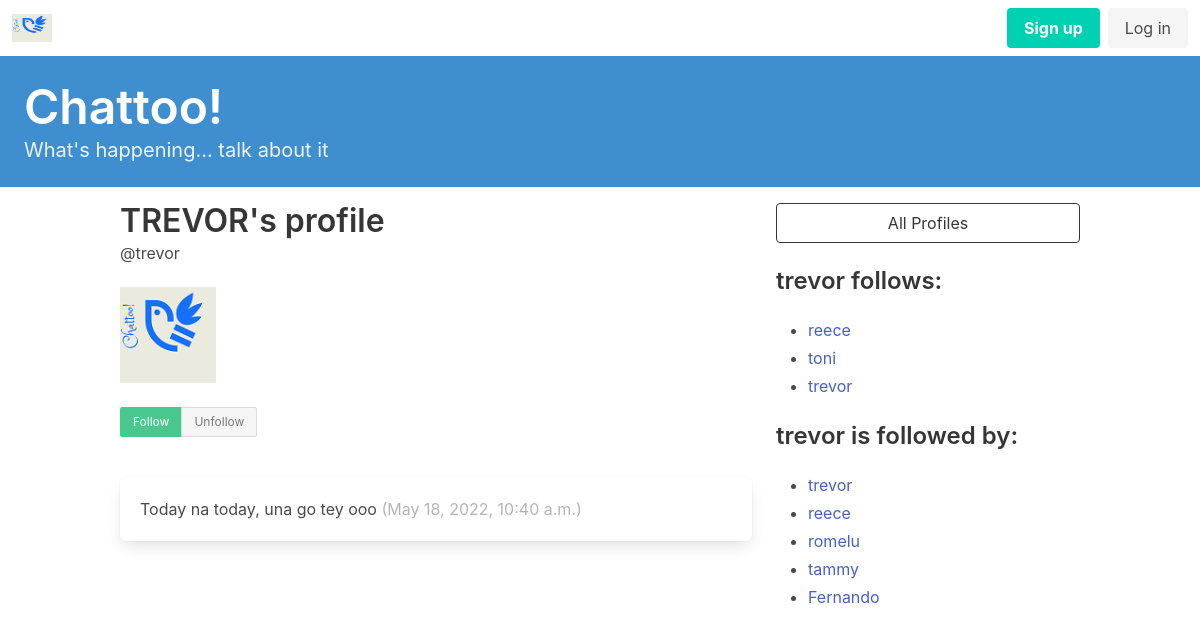
The page /profile/3 on the database its author committed.
### chatoo/models.py (models this page shows, shortened)
class Profile(models.Model):
    user = models.OneToOneField(User, on_delete=models.CASCADE)  # Connect a user to one profile
    photo = models.ImageField(upload_to='photos', blank=True)
    follows = models.ManyToManyField("self",
        related_name="followed_by",
        symmetrical=False,
        blank=True
    )
    def __str__(self):
        return self.user.username

class Chat(models.Model):
    user = models.ForeignKey(
        User, related_name="chats", on_delete=models.DO_NOTHING
    )
    body = models.CharField(max_length=140)
    created_at = models.DateTimeField(auto_now_add=True)

### chatoo/views.py (the view, shortened to what this page needs)
# urls.py: path("profile/<int:pk>", profile, name="profile"),
def profile(request, pk):
    profile = Profile.objects.get(pk=pk)
    return render(request, "chatoo/profile.html", {"profile": profile})

### chatoo/templates/chatoo/profile.html (shortened to what this page needs)
{% extends 'base.html' %}
{% load static %}
{% block content %}
<div class="column">
    <div class="block">
        <h3 class="title is-3">
            {{profile.user.username|upper}}'s profile
        </h3>
        <p class="subtitle is-6">
            @{{ profile.user.username|lower }}
        </p>
        <figure class="image is-96x96">
            <img src=" {% if profile.photo %} {{ profile.photo.url }}
            {% else %} {% static 'chatoo/images/chattoo_img.png' %} {% endif %} ">
        </figure>
        <form method="post">
            <div class="buttons has-addons">
            {% if profile in user.profile.follows.all %}
                <button class="button is-success is-static is-small my-5">
                    Follow
                </button>
                <button class="button is-danger is-small my-5"
                        name="follow"
                        value="unfollow">
                    Unfollow
                </button>
            {% else %}
                <button class="button is-success is-small my-5"
                        name="follow"
                        value="follow">
                    Follow
                </button>
                <button class="button is-danger is-static is-small my-5">
                    Unfollow
                </button>
            {% endif %}
            </div>
        </form>
    </div>
    <div class="content">
        {% for chat in profile.user.chats.all %}
            <div class="box">
                {{ chat.body }}
                <span class="is-small has-text-grey-light">
                    ({{ chat.created_at }})
                </span>
            </div>
        {% endfor %}
    </div>
</div>
<div class="column is-one-third">
    <div class="block">
        <a href="{% url 'profile_list' %}">
            <button class="button is-dark is-outlined is-fullwidth">
                All Profiles
            </button>
        </a>
    </div>
    <div class="block">
        <h3 class="title is-4">
            {{profile.user.username}} follows:
        </h3>
        <div class="content">
            <ul>
            {% for following in profile.follows.all %}
                <li>
                    <a href="{% url 'profile' following.id %} ">
                        {{ following }}
                    </a>
                </li>
            {% endfor %}
            </ul>
        </div>
    </div>
    <div class="block">
        <h3 class="title is-4">
            {{profile.user.username}} is followed by:
        </h3>
        <div class="content">
            <ul>
            {% for follower in profile.followed_by.all %}
                <li>
                    <a href="{% url 'profile' follower.id %} ">
                        {{ follower }}
                    </a>
                </li>
            {% endfor %}
            </ul>
        </div>
    </div>
</div>
{% endblock content %}

### rows shown on the page
Profile: user.username "TREVOR", user.username "trevor"
Chat: body "Today na today, una go tey ooo", created_at "May 18, 2022, 10:40 a.m."
Profile: user.username "reece"
Profile: user.username "toni"
Profile: user.username "romelu"
Profile: user.username "tammy"
Profile: user.username "Fernando"
